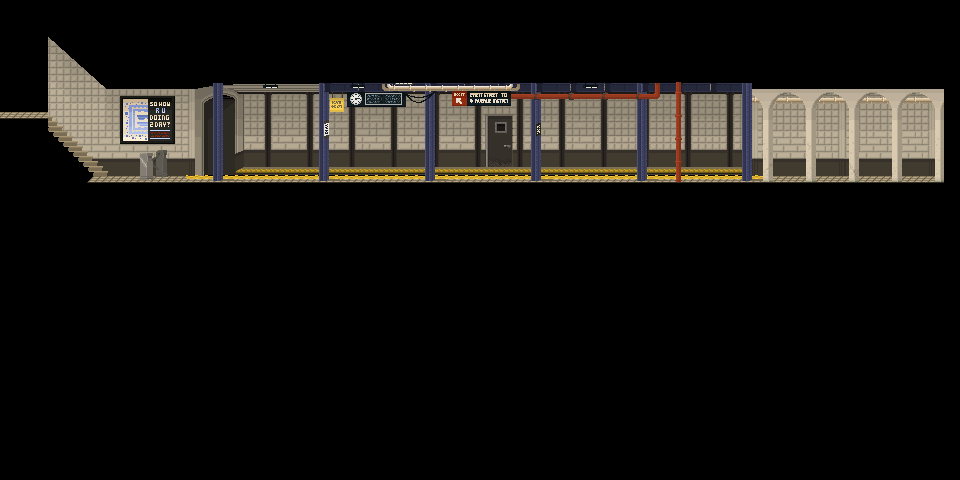

The image is a tile-based game level rendered from a .tmx file. Its description and source (layers, tilesets, objects; grid data summarised) follow:
An orthogonal 60x30 tile map with 16x16 px tiles, 6 tile layers (bg1, bg2, ground, ledge, ...) and 28 objects (3x 26, 2x 1, trainCar, trainArrival1, trainArrival2, ...).

<map version="1.0" orientation="orthogonal" renderorder="right-down" width="60" height="30" tilewidth="16" tileheight="16" nextobjectid="31">
 <properties>
  <property name="ambient" value="INDOOR" />
  <property name="bgm day" value="Hawthorne" />
  <property name="bgm night" value="Midnight Waves" />
  <property name="name" value="Subway Station" />
  <property name="next" value="Sewers" />
  <property name="previous" value="Central Station" />
 </properties>
 <tileset firstgid="1" name="tileset" tilewidth="16" tileheight="16" tilecount="2880">
  <image source="tilesets/indoors.png" width="960" height="771" />
  <tile id="1320">
   <properties>
    <property name="poly" value="" />
    <property name="type" value="stairs" />
   </properties>
   <objectgroup draworder="index">
    <object id="0" x="0" y="16">
     <polygon points="0,0 0,-12 6,-7 11,-2 13,0 0,0" />
    </object>
   </objectgroup>
  </tile>
  <tile id="1380">
   <objectgroup draworder="index">
    <object id="0" x="0" y="16">
     <polygon points="0,0 0,-16 11,-16 16,-13 16,0" />
    </object>
   </objectgroup>
  </tile>
  <tile id="1381">
   <properties>
    <property name="poly" value="" />
    <property name="type" value="stairs" />
   </properties>
   <objectgroup draworder="index">
    <object id="0" x="0" y="16">
     <polygon points="0,0 13,0 10,-3 5,-8 0,-13" />
    </object>
   </objectgroup>
  </tile>
  <tile id="1441">
   <properties>
    <property name="poly" value="stairs" />
   </properties>
   <objectgroup draworder="index">
    <object id="0" x="0" y="16">
     <polygon points="0,0 16,0 16,-13 13,-16 0,-16" />
    </object>
   </objectgroup>
  </tile>
  <tile id="1442">
   <properties>
    <property name="poly" value="" />
    <property name="type" value="stairs" />
   </properties>
   <objectgroup draworder="index">
    <object id="0" x="0" y="16">
     <polygon points="0,0 14,1 9,-4 4,-9 -1,-14" />
    </object>
   </objectgroup>
  </tile>
  <tile id="1502">
   <properties>
    <property name="poly" value="" />
    <property name="type" value="stairs" />
   </properties>
   <objectgroup draworder="index">
    <object id="0" x="0" y="16">
     <polygon points="0,0 16,0 16,-13 14,-15 13,-16 0,-16" />
    </object>
   </objectgroup>
  </tile>
  <tile id="1503">
   <properties>
    <property name="poly" value="" />
    <property name="type" value="stairs" />
   </properties>
   <objectgroup draworder="index">
    <object id="0" x="0" y="16">
     <polygon points="0,0 13,0 8,-5 3,-10 -2,-15" />
    </object>
   </objectgroup>
  </tile>
  <tile id="1562">
   <properties>
    <property name="type" value="tile" />
   </properties>
  </tile>
  <tile id="1563">
   <properties>
    <property name="type" value="tile" />
   </properties>
  </tile>
  <tile id="1564">
   <properties>
    <property name="type" value="tile" />
   </properties>
  </tile>
  <tile id="1565">
   <properties>
    <property name="type" value="tile" />
   </properties>
  </tile>
  <tile id="1566">
   <properties>
    <property name="type" value="tile" />
   </properties>
  </tile>
  <tile id="1567">
   <properties>
    <property name="type" value="tile" />
   </properties>
  </tile>
  <tile id="1568">
   <properties>
    <property name="type" value="tile" />
   </properties>
  </tile>
  <tile id="1569">
   <properties>
    <property name="type" value="tile" />
   </properties>
  </tile>
  <tile id="1570">
   <properties>
    <property name="type" value="tile" />
   </properties>
  </tile>
  <tile id="1571">
   <properties>
    <property name="type" value="tile" />
   </properties>
  </tile>
  <tile id="1572">
   <properties>
    <property name="type" value="tile" />
   </properties>
  </tile>
  <tile id="1573">
   <properties>
    <property name="type" value="tile" />
   </properties>
  </tile>
  <tile id="1574">
   <properties>
    <property name="type" value="tile" />
   </properties>
  </tile>
  <tile id="1575">
   <properties>
    <property name="type" value="tile" />
   </properties>
  </tile>
  <tile id="1576">
   <properties>
    <property name="type" value="tile" />
   </properties>
  </tile>
  <tile id="1577">
   <properties>
    <property name="type" value="tile" />
   </properties>
  </tile>
  <tile id="1578">
   <properties>
    <property name="type" value="tile" />
   </properties>
  </tile>
  <tile id="1579">
   <properties>
    <property name="type" value="tile" />
   </properties>
  </tile>
  <tile id="1580">
   <properties>
    <property name="type" value="tile" />
   </properties>
  </tile>
  <tile id="1581">
   <properties>
    <property name="type" value="tile" />
   </properties>
  </tile>
  <tile id="1582">
   <properties>
    <property name="type" value="tile" />
   </properties>
  </tile>
  <tile id="1583">
   <properties>
    <property name="type" value="tile" />
   </properties>
  </tile>
  <tile id="1584">
   <properties>
    <property name="type" value="tile" />
   </properties>
  </tile>
  <tile id="1585">
   <properties>
    <property name="type" value="tile" />
   </properties>
  </tile>
  <tile id="1586">
   <properties>
    <property name="type" value="tile" />
   </properties>
  </tile>
  <tile id="1587">
   <properties>
    <property name="type" value="tile" />
   </properties>
  </tile>
  <tile id="1588">
   <properties>
    <property name="type" value="tile" />
   </properties>
  </tile>
  <tile id="1589">
   <properties>
    <property name="type" value="tile" />
   </properties>
  </tile>
  <tile id="1590">
   <properties>
    <property name="type" value="tile" />
   </properties>
  </tile>
  <tile id="1591">
   <properties>
    <property name="type" value="tile" />
   </properties>
  </tile>
  <tile id="1592">
   <properties>
    <property name="type" value="tile" />
   </properties>
  </tile>
  <tile id="1593">
   <properties>
    <property name="type" value="tile" />
   </properties>
  </tile>
  <tile id="1594">
   <properties>
    <property name="type" value="tile" />
   </properties>
  </tile>
  <tile id="1595">
   <properties>
    <property name="type" value="tile" />
   </properties>
  </tile>
  <tile id="1596">
   <properties>
    <property name="type" value="tile" />
   </properties>
  </tile>
  <tile id="1597">
   <properties>
    <property name="type" value="tile" />
   </properties>
  </tile>
  <tile id="1598">
   <properties>
    <property name="type" value="tile" />
   </properties>
  </tile>
  <tile id="1599">
   <properties>
    <property name="type" value="tile" />
   </properties>
  </tile>
  <tile id="1600">
   <properties>
    <property name="type" value="tile" />
   </properties>
  </tile>
  <tile id="1601">
   <properties>
    <property name="type" value="tile" />
   </properties>
  </tile>
  <tile id="1602">
   <properties>
    <property name="type" value="tile" />
   </properties>
  </tile>
  <tile id="1603">
   <properties>
    <property name="type" value="tile" />
   </properties>
  </tile>
  <tile id="1604">
   <properties>
    <property name="type" value="tile" />
   </properties>
  </tile>
  <tile id="1605">
   <properties>
    <property name="type" value="tile" />
   </properties>
  </tile>
  <tile id="1606">
   <properties>
    <property name="type" value="tile" />
   </properties>
  </tile>
  <tile id="1607">
   <properties>
    <property name="type" value="tile" />
   </properties>
  </tile>
  <tile id="1608">
   <properties>
    <property name="type" value="tile" />
   </properties>
  </tile>
  <tile id="1609">
   <properties>
    <property name="type" value="tile" />
   </properties>
  </tile>
  <tile id="1610">
   <properties>
    <property name="type" value="tile" />
   </properties>
  </tile>
  <tile id="1611">
   <properties>
    <property name="type" value="tile" />
   </properties>
  </tile>
  <tile id="1612">
   <properties>
    <property name="type" value="tile" />
   </properties>
  </tile>
  <tile id="1613">
   <properties>
    <property name="type" value="tile" />
   </properties>
  </tile>
  <tile id="1614">
   <properties>
    <property name="type" value="tile" />
   </properties>
  </tile>
  <tile id="1615">
   <properties>
    <property name="type" value="tile" />
   </properties>
  </tile>
 </tileset>
 <layer name="bg1" width="60" height="30">
  <data>[1800 cells, 295 non-empty, 287 distinct tile ids]</data>
 </layer>
 <layer name="bg2" width="60" height="30">
  <data>[1800 cells, 452 non-empty, 438 distinct tile ids]</data>
 </layer>
 <layer name="ground" width="60" height="30">
  <data>[1800 cells, 180 non-empty, 58 distinct tile ids]</data>
 </layer>
 <layer name="ledge" width="60" height="30">
  <data>[1800 cells, 69 non-empty, 1 distinct tile ids]</data>
 </layer>
 <layer name="objects" width="60" height="30">
  <data>[1800 cells, 13 non-empty, 13 distinct tile ids]</data>
 </layer>
 <layer name="fg" width="60" height="30">
  <data>[1800 cells, 328 non-empty, 328 distinct tile ids]</data>
 </layer>
 <objectgroup name="entities">
  <object id="1" name="trainCar" x="465" y="109" width="45" height="67">
   <properties>
    <property name="ID" value="2" />
    <property name="next" value="TrainCar" />
    <property name="nextWarp" value="0" />
    <property name="warp" value="trainArrived" />
   </properties>
  </object>
  <object id="2" x="352" y="160" width="16" height="16">
   <properties>
    <property name="spawn" value="" />
   </properties>
  </object>
  <object id="5" name="26" x="368" y="160" width="16" height="16">
   <properties>
    <property name="ID" value="-1" />
    <property name="entity" value="subwaySign" />
    <property name="layer" value="back" />
    <property name="name" value="Train Selection" />
    <property name="script" value="trainSelection" />
   </properties>
  </object>
  <object id="6" x="240" y="176">
   <properties>
    <property name="ID" value="2" />
    <property name="barrier" value="" />
    <property name="type" value="stairs" />
   </properties>
   <polygon points="0,1 -59,1 -59,-31" />
  </object>
  <object id="7" x="896" y="64" width="16" height="120">
   <properties>
    <property name="ID" value="1" />
    <property name="barrier" value="" />
    <property name="loadCondition" value="[trainLoc != {Business}]" />
   </properties>
  </object>
  <object id="11" x="11" y="329" width="380" height="78">
   <properties>
    <property name="ID" value="33" />
    <property name="entity" value="trainCar" />
    <property name="layer" value="special" />
   </properties>
  </object>
  <object id="13" name="trainArrival1" x="101" y="138">
   <properties>
    <property name="behavior" value="once" />
    <property name="name" value="trainArrival1" />
    <property name="path" value="" />
    <property name="speed" value="2" />
   </properties>
   <polyline points="-5,0 206,0" />
  </object>
  <object id="15" x="560" y="96" width="80" height="80">
   <properties>
    <property name="event" value="" />
    <property name="hobo2" value="!Hobo1" />
    <property name="loadCondition" value="[trainLoc = {BusinessDistrict}]" />
   </properties>
  </object>
  <object id="16" name="1" x="592" y="160" width="16" height="16">
   <properties>
    <property name="ID" value="26" />
    <property name="NPC" value="hobo" />
    <property name="attackScript" value="onHoboAttacked" />
    <property name="layer" value="front" />
    <property name="loadCondition" value="[trainLoc = {BusinessDistrict}]" />
    <property name="name" value="Hobo" />
    <property name="nickName" value="Jermaine" />
    <property name="script" value="hobo2" />
    <property name="state" value="FACEPLAYER" />
   </properties>
  </object>
  <object id="17" name="1" x="224" y="160" width="16" height="16">
   <properties>
    <property name="ID" value="3" />
    <property name="NPC" value="witch" />
    <property name="attackScript" value="onAttackedWitch1" />
    <property name="layer" value="front" />
    <property name="name" value="Witch" />
    <property name="nickname" value="The Wicked Ol' Witch" />
    <property name="script" value="genericWitch" />
    <property name="state" value="FACEPLAYER" />
   </properties>
  </object>
  <object id="20" name="trainArrival2" x="308" y="138">
   <properties>
    <property name="behavior" value="ONCE" />
    <property name="name" value="trainArrival2" />
    <property name="path" value="" />
    <property name="speed" value="1.8" />
   </properties>
   <polyline points="0,0 64,0" />
  </object>
  <object id="21" name="trainArrival3" x="372" y="138">
   <properties>
    <property name="behavior" value="ONCE" />
    <property name="name" value="trainArrival3" />
    <property name="path" value="" />
    <property name="speed" value="1.4" />
   </properties>
   <polyline points="0,0 34,0" />
  </object>
  <object id="22" name="trainArrival4" x="406" y="138">
   <properties>
    <property name="behavior" value="ONCE" />
    <property name="name" value="trainArrival4" />
    <property name="path" value="" />
    <property name="speed" value=".8" />
   </properties>
   <polyline points="0,0 18,0" />
  </object>
  <object id="23" name="trainArrival5" x="424" y="138">
   <properties>
    <property name="behavior" value="ONCE" />
    <property name="name" value="trainArrival5" />
    <property name="path" value="" />
    <property name="speed" value=".3" />
   </properties>
   <polyline points="0,0 8,0" />
  </object>
  <object id="24" name="trainDeparture4" x="492" y="138">
   <properties>
    <property name="behavior" value="ONCE" />
    <property name="name" value="trainDeparture4" />
    <property name="path" value="" />
    <property name="speed" value="1.8" />
   </properties>
   <polyline points="0,0 64,0" />
  </object>
  <object id="25" name="trainDeparture5" x="556" y="138">
   <properties>
    <property name="behavior" value="once" />
    <property name="name" value="trainDeparture5" />
    <property name="path" value="" />
    <property name="speed" value="2" />
   </properties>
   <polyline points="0,0 402,0" />
  </object>
  <object id="26" name="trainDeparture3" x="458" y="138">
   <properties>
    <property name="behavior" value="ONCE" />
    <property name="name" value="trainDeparture3" />
    <property name="path" value="" />
    <property name="speed" value="1.4" />
   </properties>
   <polyline points="0,0 34,0" />
  </object>
  <object id="27" name="trainDeparture2" x="440" y="138">
   <properties>
    <property name="behavior" value="ONCE" />
    <property name="name" value="trainDeparture2" />
    <property name="path" value="" />
    <property name="speed" value=".8" />
   </properties>
   <polyline points="0,0 18,0" />
  </object>
  <object id="28" x="432" y="138">
   <properties>
    <property name="behavior" value="ONCE" />
    <property name="name" value="trainDeparture1" />
    <property name="path" value="" />
    <property name="speed" value=".3" />
   </properties>
   <polyline points="0,0 8,0" />
  </object>
  <object id="29" name="26" x="139" y="126" width="16" height="16">
   <properties>
    <property name="ID" value="-1" />
    <property name="ad" value="subway" />
    <property name="entity" value="subwayAd" />
    <property name="layer" value="back" />
   </properties>
  </object>
  <object id="30" name="26" x="576" y="96" width="16" height="16">
   <properties>
    <property name="ID" value="-1" />
    <property name="entity" value="sewerSign" />
    <property name="layer" value="front" />
    <property name="loadCondition" value="[trainLoc = {BusinessDistrict}]" />
    <property name="name" value="Sewers" />
   </properties>
  </object>
 </objectgroup>
</map>
